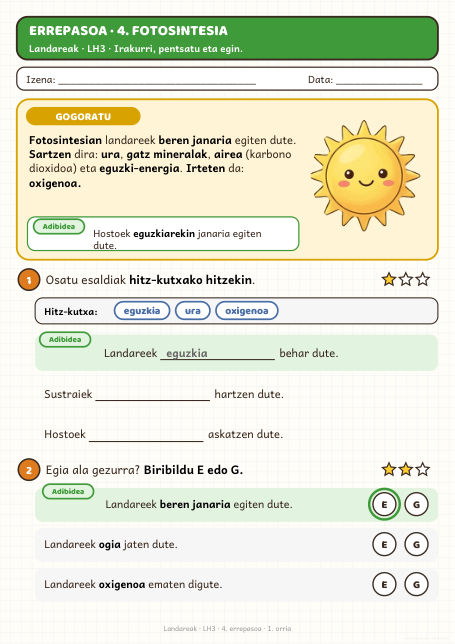
#> input picture estatico/assets/lh3-landareak-paketea/aurrebistak/INGURU_4_Fotosintesia_errepasoa.jpg, 455 x 644 px
$ python -i foto_irudia.py   (imports and definitions only)
#> lines starting #> are read from the running program, lines starting #| are printed output that depends on the picture; after the words box and inside, x2 and y2 are one past the last pixel; in counts of white or black regions, pixels touching at a corner belong together
#> further down, picture is the input picture: PIL image 455x644 RGB; mean R, G, B 228.6, 231.4, 212.2
"""Fotos/ilustraciones realistas → iconos de ficha (estatico/irudiak/<id>.svg).

Las fichas usan imágenes por nombre ("imagen": "arbola" → estatico/irudiak/arbola.svg).
Este script mete cada foto de estatico/irudiak-errealak/<id>.jpg|png dentro de un SVG
(cuadrado, fondo blanco, esquinas redondeadas), para que se usen igual que los iconos.

Si la foto aún no existe, crea un marcador gris con la palabra («irudia laster»), así
Copilot puede preparar las fichas con los nombres definitivos antes de tener la imagen.

Uso:
  python scripts/foto_irudia.py                     # procesa contenido/irudiak/hiztegia-irudiak.json
  python scripts/foto_irudia.py --sareta FOTO.jpg arbola,aulkia,arraina,astoa
        # corta una imagen 2×2 (4 dibujos) en 4 fotos, en orden de lectura
"""
import argparse
import base64
import io
import json
from pathlib import Path

from PIL import Image, ImageChops, ImageFilter

RAIZ = Path(__file__).resolve().parent.parent
FOTOS = RAIZ / "estatico" / "irudiak-errealak"
ICONOS = RAIZ / "estatico" / "irudiak"
LISTA = RAIZ / "contenido" / "irudiak" / "hiztegia-irudiak.json"
LADO = 360  # px del cuadrado final


def recortar_blanco(im: Image.Image, margen=0.06, fondo_gris=False) -> Image.Image:
    """Quita el fondo blanco sobrante y deja un margen proporcional."""
#> called with margen = 0.06, fondo_gris = False
    rgb = im.convert("RGB")
    # Fondo = color mediano del borde (Gemini suele dar un gris muy claro, no blanco puro).
    w, h = rgb.size
#> w = 455; h = 644
    borde = [rgb.getpixel((x, y)) for x in range(0, w, max(1, w // 60)) for y in (1, h - 2)]
#> borde = 130 items, first 6: (247, 246, 241), (250, 249, 245), (250, 249, 244), (252, 251, 247), (249, 248, 244), (253, 252, 248)
    borde += [rgb.getpixel((x, y)) for y in range(0, h, max(1, h // 60)) for x in (1, w - 2)]
#> borde = 260 items, first 6: (247, 246, 241), (250, 249, 245), (250, 249, 244), (252, 251, 247), (249, 248, 244), (253, 252, 248)
    color = tuple(sorted(c[i] for c in borde)[len(borde) // 2] for i in range(3))
#> color = (252, 251, 247)
    if not fondo_gris or min(color) < 200:  # iconos: como siempre (blanco); foto a sangre: nada que quitar
        color = (255, 255, 255)
    fondo = Image.new("RGB", rgb.size, color)
#> fondo: PIL image 455x644 RGB; every value is 255
    diff = ImageChops.difference(rgb, fondo).convert("L")
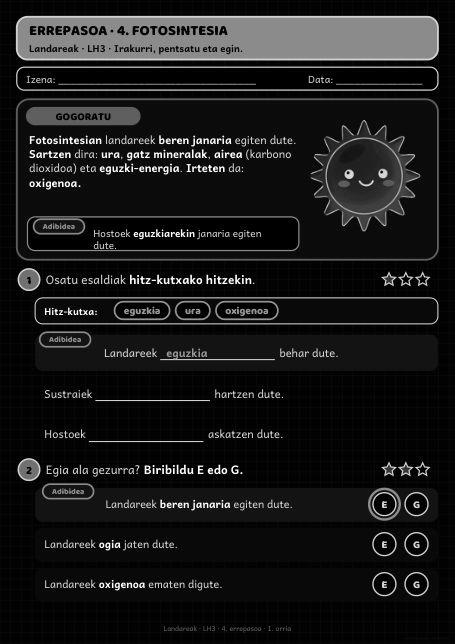
#> diff: PIL image 455x644 L; min 0, max 255, mean 26.5
    diff = diff.filter(ImageFilter.MaxFilter(5)).point(lambda v: 255 if v > 30 else 0) if fondo_gris else diff.point(lambda v: 255 if v > 18 else 0)
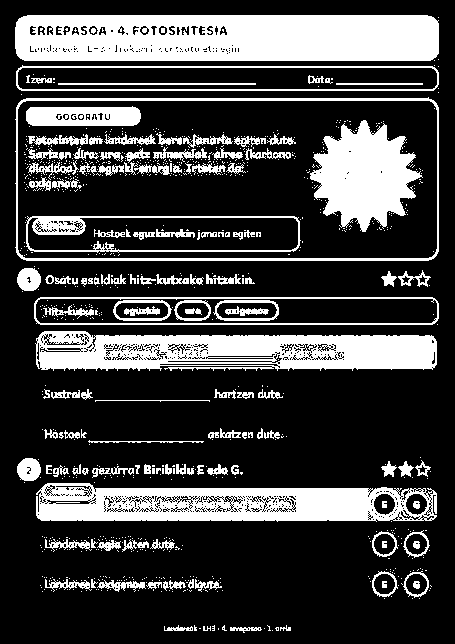
#> diff: PIL image 455x644 L; 25.9% white; 909 white regions (771 under 20 px), largest, box (x1, y1, x2, y2) and area: (15, 15, 439, 61) 18406, (35, 331, 437, 371) 11992, (36, 483, 437, 522) 11033
    caja = diff.getbbox()
#> caja = (15, 15, 439, 633)
    if not caja:
        return rgb
    x0, y0, x1, y1 = caja
#> x0 = 15; y0 = 15; x1 = 439; y1 = 633
    m = int(max(x1 - x0, y1 - y0) * margen)
#> m = 37
    return rgb.crop((max(0, x0 - m), max(0, y0 - m), min(rgb.width, x1 + m), min(rgb.height, y1 + m)))


def borde_blanco(im: Image.Image) -> bool:
    g = im.convert("L")
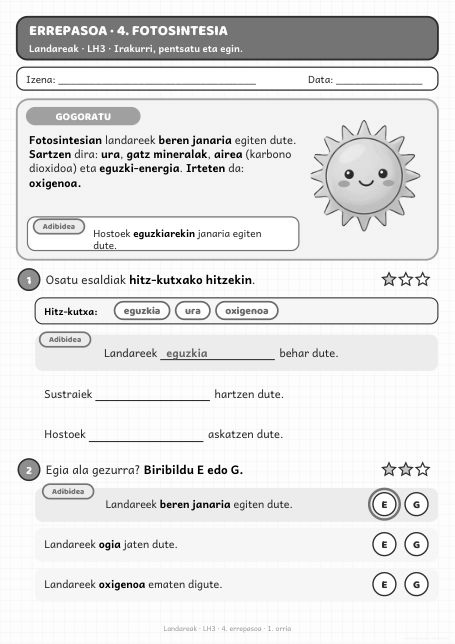
#> g: PIL image 455x644 L; min 0, max 255, mean 228.5
    w, h = g.size
    px = [g.getpixel((x, y)) for x in range(0, w, max(1, w // 40)) for y in (0, h - 1)]
#> px = 84 values, max 254 at index 10, min 248 at index 1, mean 250.8
    px += [g.getpixel((x, y)) for y in range(0, h, max(1, h // 40)) for x in (0, w - 1)]
#> px = 166 values, max 254 at index 10, min 248 at index 1, mean 251.3
    return sum(v > 235 for v in px) / len(px) > 0.7


def cuadrado(im: Image.Image) -> Image.Image:
    im = recortar_blanco(im)
    if not borde_blanco(im):  # foto a sangre (sin fondo blanco): recorte central cuadrado, se ve más grande
        lado = min(im.size)
        x0, y0 = (im.width - lado) // 2, (im.height - lado) // 2
        return im.crop((x0, y0, x0 + lado, y0 + lado)).resize((LADO, LADO), Image.LANCZOS)
    lado = max(im.size)
#> lado = 644
    lienzo = Image.new("RGB", (lado, lado), (255, 255, 255))
#> lienzo: PIL image 644x644 RGB; every value is 255
    lienzo.paste(im, ((lado - im.width) // 2, (lado - im.height) // 2))
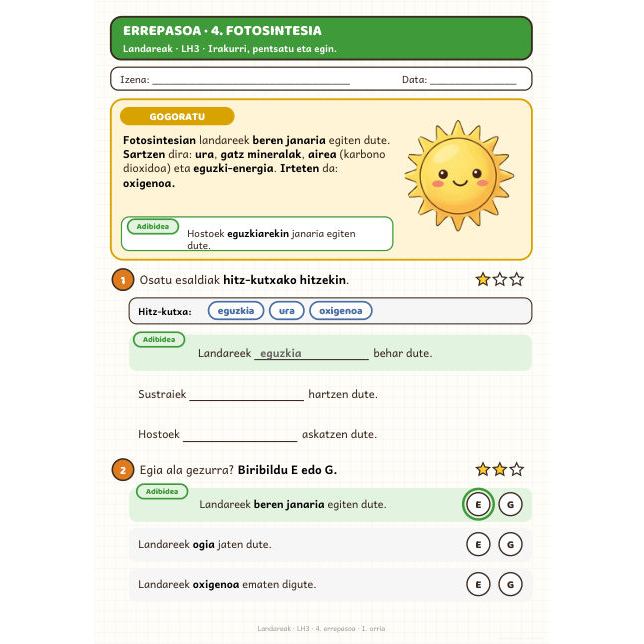
#> lienzo: PIL image 644x644 RGB; mean R, G, B 236.4, 238.3, 224.7
    return lienzo.resize((LADO, LADO), Image.LANCZOS)
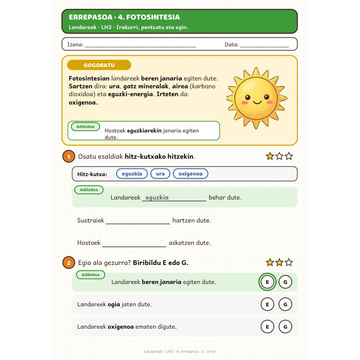
#> returned value: PIL image 360x360 RGB; mean R, G, B 236.1, 238.1, 224.6


# [55 lines left out: functions svg_foto, svg_marcador, foto_de, sareta, main, not called in this run]


# [2 lines not run here, left out]

>>> from PIL import Image
>>> picture = Image.open('../estatico/assets/lh3-landareak-paketea/aurrebistak/INGURU_4_Fotosintesia_errepasoa.jpg')
>>> result = cuadrado(picture)

$ run again, on estatico/assets/lh3-landareak-paketea/aurrebistak/INGURU_1_Honelakoak_dira_errepasoa_2.jpg
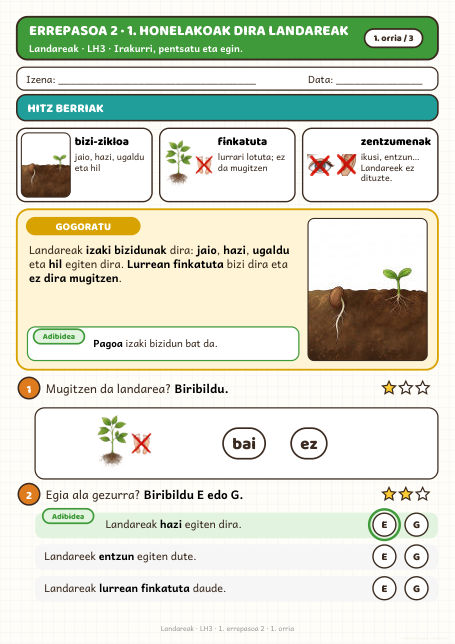
#> input picture estatico/assets/lh3-landareak-paketea/aurrebistak/INGURU_1_Honelakoak_dira_errepasoa_2.jpg, 455 x 644 px
#> picture is the input picture: PIL image 455x644 RGB; mean R, G, B 216.8, 222, 206.9
#> in recortar_blanco, `borde = [rgb.getpixel((x, y)) for x in range(0, w, max(1, w // 60)) fo..`: borde = 130 items, first 6: (247, 246, 241), (250, 249, 245), (250, 249, 244), (252, 251, 247), (249, 248, 244), (253, 252, 248)
#> in recortar_blanco, `borde += [rgb.getpixel((x, y)) for y in range(0, h, max(1, h // 60)) f..`: borde = 260 items, first 6: (247, 246, 241), (250, 249, 245), (250, 249, 244), (252, 251, 247), (249, 248, 244), (253, 252, 248)
#> color = (252, 251, 247)
#> fondo: PIL image 455x644 RGB; every value is 255
#> in recortar_blanco, `diff = diff.filter(ImageFilter.MaxFilter(5)).point(lambda v: 255 if v ..`:
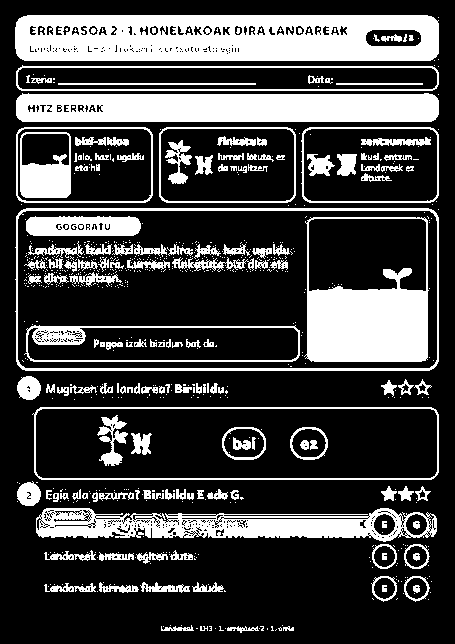
#> diff: PIL image 455x644 L; 26.7% white; 719 white regions (560 under 20 px), largest, box (x1, y1, x2, y2) and area: (15, 15, 439, 61) 17054, (16, 93, 439, 122) 11527, (304, 217, 429, 362) 9559
#> caja = (15, 15, 439, 633)
#> x0 = 15; x1 = 439; y1 = 633
#> m = 37
#> in borde_blanco, `px = [g.getpixel((x, y)) for x in range(0, w, max(1, w // 40)) for y i..`: px = 84 values, max 254 at index 10, min 248 at index 1, mean 250.8
#> in borde_blanco, `px += [g.getpixel((x, y)) for y in range(0, h, max(1, h // 40)) for x ..`: px = 166 values, max 254 at index 10, min 248 at index 1, mean 251.3
#> lado = 644
#> in cuadrado, `return lienzo.resize((LADO, LADO), Image.LANCZOS)`:
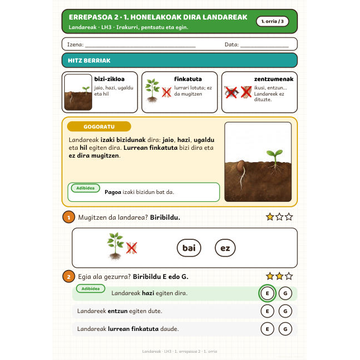
#> returned value: PIL image 360x360 RGB; mean R, G, B 227.6, 231.3, 220.7

$ run again, on estatico/assets/lh3-landareak-paketea/aurrebistak/INGURU_2_Atalak_eta_funtzioak_errepasoa.jpg
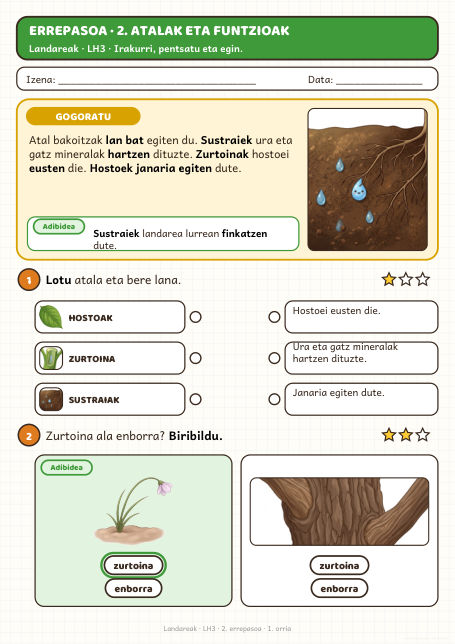
#> input picture estatico/assets/lh3-landareak-paketea/aurrebistak/INGURU_2_Atalak_eta_funtzioak_errepasoa.jpg, 455 x 644 px
#> picture is the input picture: PIL image 455x644 RGB; mean R, G, B 216.3, 217.5, 199.9
#> in recortar_blanco, `borde = [rgb.getpixel((x, y)) for x in range(0, w, max(1, w // 60)) fo..`: borde = 130 items, first 6: (247, 246, 241), (250, 249, 245), (250, 249, 244), (252, 251, 247), (249, 248, 244), (253, 252, 248)
#> in recortar_blanco, `borde += [rgb.getpixel((x, y)) for y in range(0, h, max(1, h // 60)) f..`: borde = 260 items, first 6: (247, 246, 241), (250, 249, 245), (250, 249, 244), (252, 251, 247), (249, 248, 244), (253, 252, 248)
#> color = (252, 251, 247)
#> fondo: PIL image 455x644 RGB; every value is 255
#> in recortar_blanco, `diff = diff.filter(ImageFilter.MaxFilter(5)).point(lambda v: 255 if v ..`:
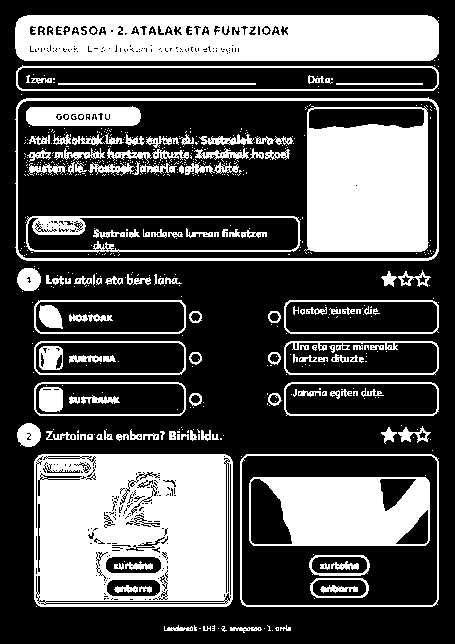
#> diff: PIL image 455x644 L; 33.5% white; 588 white regions (446 under 20 px), largest, box (x1, y1, x2, y2) and area: (34, 454, 233, 607) 26014, (15, 15, 439, 61) 18207, (304, 106, 429, 252) 15503
#> caja = (15, 15, 439, 633)
#> x0 = 15; x1 = 439; y1 = 633
#> m = 37
#> in borde_blanco, `px = [g.getpixel((x, y)) for x in range(0, w, max(1, w // 40)) for y i..`: px = 84 values, max 254 at index 10, min 248 at index 1, mean 250.8
#> in borde_blanco, `px += [g.getpixel((x, y)) for y in range(0, h, max(1, h // 40)) for x ..`: px = 166 values, max 254 at index 10, min 248 at index 1, mean 251.3
#> lado = 644
#> in cuadrado, `return lienzo.resize((LADO, LADO), Image.LANCZOS)`:
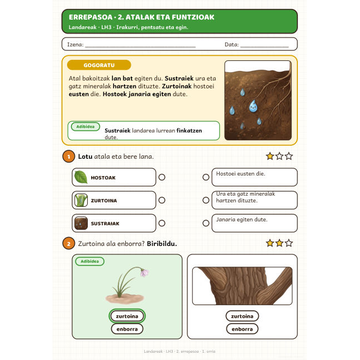
#> returned value: PIL image 360x360 RGB; mean R, G, B 227.2, 228, 215.7
